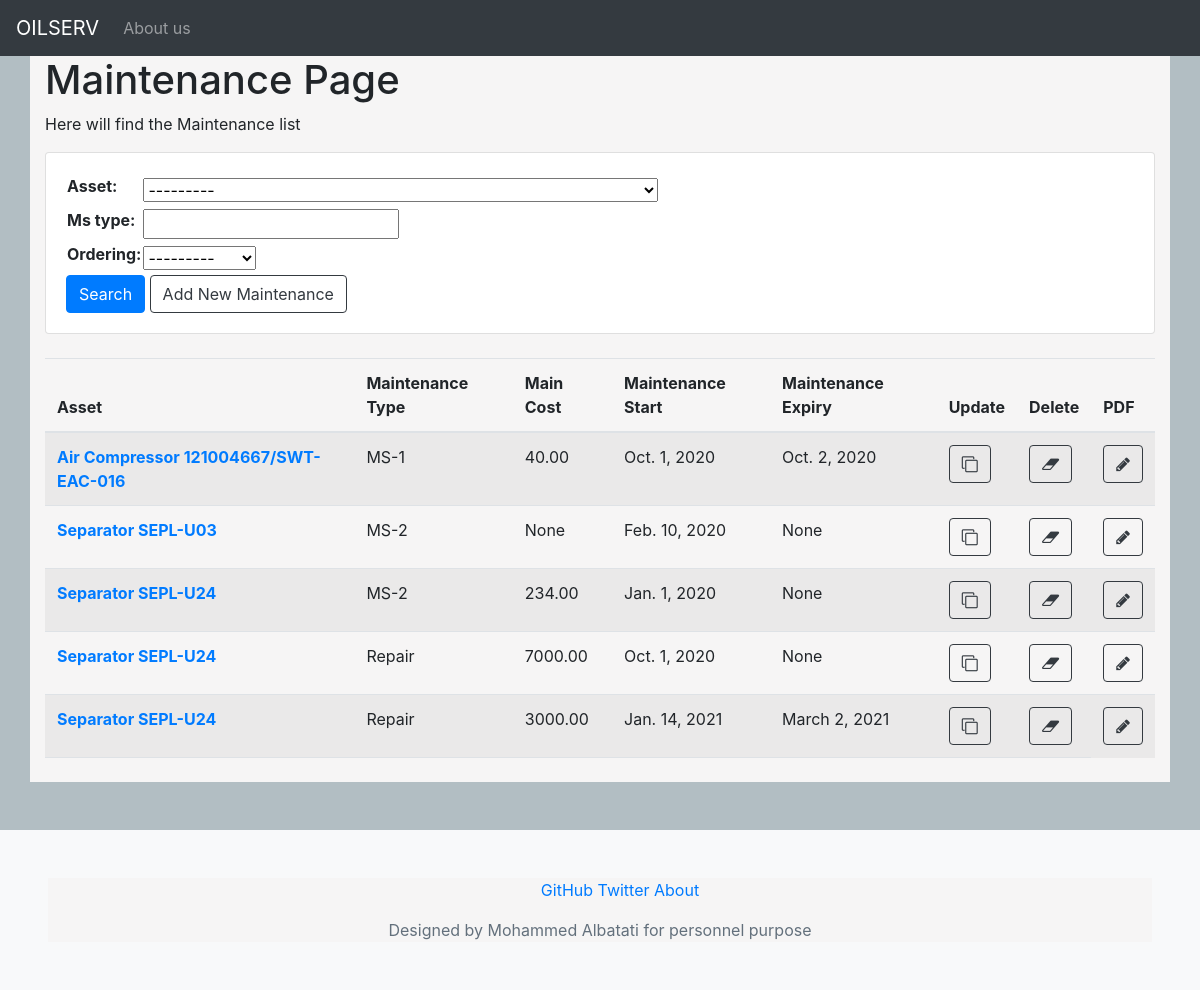
Before: /Maintenance/ with the older database file.
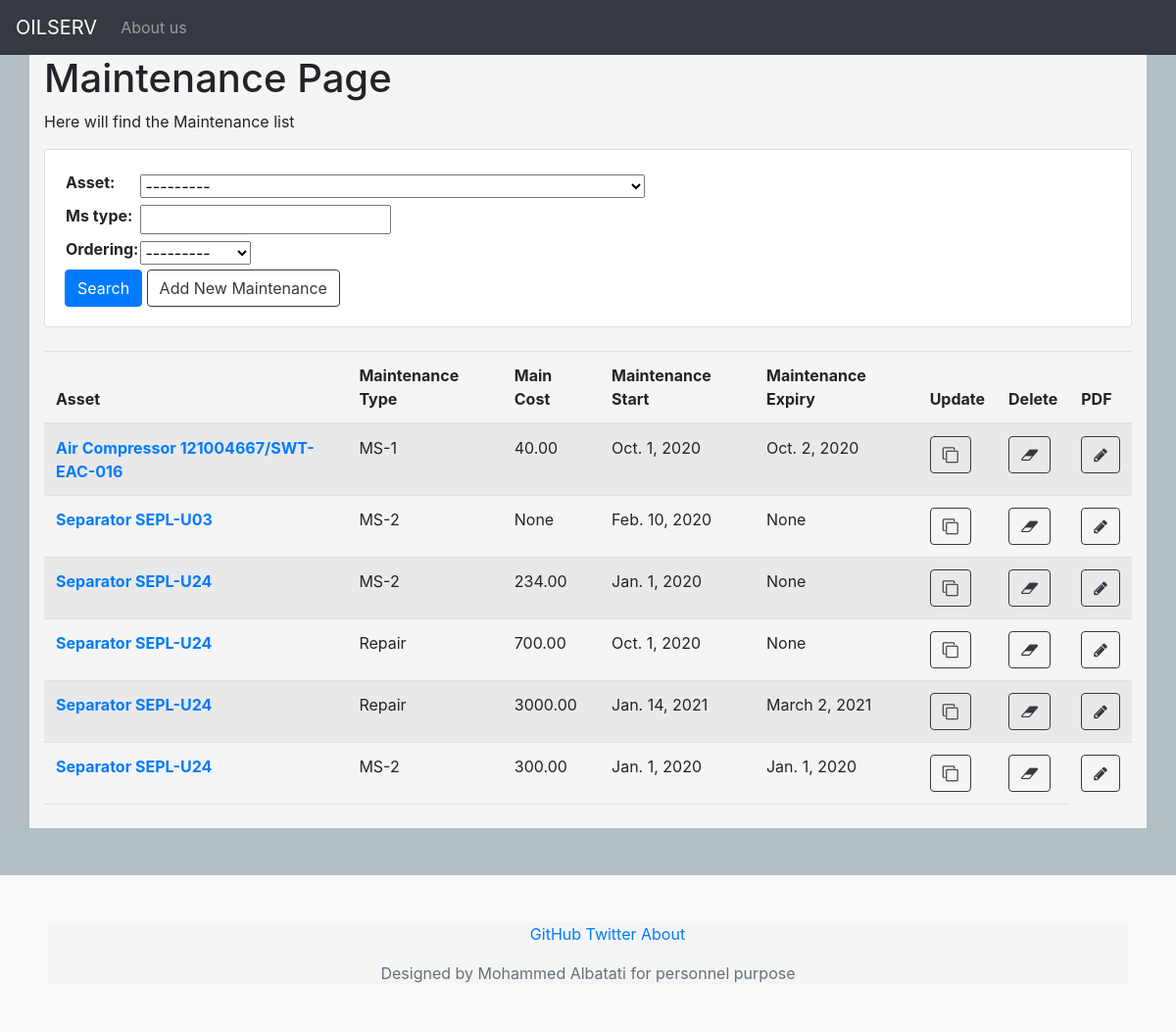
After: the same page with the newer database file.
### Maintenance/models.py (models this page shows, shortened)
class MaintenanceDB(models.Model):
    main_date_start = models.DateField( null=True)
    ms_type= models.CharField(max_length=20, null=True)
    main_date_end = models.DateField(blank=True, null=True)
    main_cost = models.DecimalField(max_digits=8, null=True,decimal_places=2,blank=True)
    expiry_date = models.DateField(blank=True, null=True)
    asset = models.ForeignKey(FAR_DB,on_delete=models.CASCADE)
    description = models.CharField(max_length=900, null=True,blank=True)

### FAR/models.py (models this page shows, shortened)
class FAR_DB(models.Model):
    asset_num = models.CharField(max_length=200,unique=True, blank=False)
    serial_num = models.CharField(max_length=200,unique=True,blank=True)
    description = models.CharField(max_length=800, null=True,blank=True)
    BU = models.CharField(max_length=4,null=True,blank=True)
    BL = models.CharField(max_length=4,null=True,blank=True)
    asset_life = models.IntegerField(null=True,blank=True)
    acquisition_cost  = models.DecimalField(max_digits=10, decimal_places=2,null=True,blank=True)
    tot_dep_value  = models.DecimalField(max_digits=10, decimal_places=2,null=True,blank=True)
    nbv  = models.DecimalField(max_digits=10, decimal_places=2,null=True,blank=True)
    acquisition_date  = models.DateField(null=True,blank=True)
    equ_type = models.CharField(max_length=200,null=True,blank=True)
    temp_location = models.CharField(max_length=200, blank=True,null=True)
    def __str__(self):
        return '%s %s'% (self.equ_type ,self.serial_num )
    class Meta:
        ordering = ['equ_type']

### Maintenance/views.py (the view)
# urls.py: path('', views.MaintenanceHomePage.as_view(), name='maintenance'),
class MaintenanceHomePage(ListView):
    template_name = 'Maintenance/maintenance_page.html'
    queryset = MaintenanceDB.objects.all()
    context_object_name = 'main_all'
    def get_context_data(self, **kwargs):
        context = super().get_context_data(**kwargs)
        context['filter'] = Maintenancefilter(self.request.GET, queryset=self.queryset)
        return context

### Maintenance/templates/Maintenance/maintenance_page.html
{% extends 'base.html' %}
{% block body_block %}
<h1>Maintenance Page</h1>
<p>Here will find the Maintenance list </p>
<div class="row">
	<div class="col">
		<div class="card card-body" >
			<form  method="GET" >
				<table>
					{{ filter.form.as_table}}
				</table>
				<button type="submit" class="btn btn-primary" >Search</button>
				<a class="btn btn-outline-dark" href="{% url 'maintenance_new' %}">Add New Maintenance</a>
			</form>
		</div>
	</div>
</div>
<br>
<table class="table table-striped">
	<thead>
		<tr>
			<th scope="col">Asset</th>
			<th scope="col">Maintenance Type</th>
			<th scope="col">Main Cost</th>
			<th scope="col">Maintenance Start</th>
			<th scope="col">Maintenance Expiry</th>
			<th scope="col">Update</th>
			<th scope="col">Delete</th>
			<th scope="col">PDF</th>
		</tr>
	</thead>
	<tbody>
		{% for fa in filter.qs %}
		<tr>
			<th scope="row"> <a href="{% url 'maintenance_detail' pk=fa.pk  %}">{{ fa.asset }}</a></th>
			<td>{{ fa.ms_type  }}</td>
			<td>{{ fa.main_cost  }}</td>
			<td>{{ fa.main_date_start }}</td>
			<td>{{ fa.main_date_end }}</td>
			<td><a href="{% url 'maintenance_update' pk=fa.pk  %}" class="btn btn-outline-dark"><span class="fa fa-clone"></a></td>
			<td><a href="{% url 'maintenance_delete' pk=fa.pk  %}"class="btn btn-outline-dark"><span class="fa fa-eraser"></a></td>
			<td><a href="{% url 'pdf_maintenance_view' pk=fa.pk  %}"class="btn btn-outline-dark"><span class="fa fa-pencil"></a></td>
		</tr>
		{% endfor %}
	</tbody>
	<tfoot>
		<tr>
			<td scope="col"></td>
			<td scope="col"></td>
			<td scope="col"></td>
			<td scope="col"></td>
			<td scope="col"></td>
			<td scope="col"></td>
			<td scope="col"></td>
		</tr>
	</tfoot>
</table >
{% endblock %}

### templates/base.html (shortened to what this page needs)
{% load static %}
<!DOCTYPE html>
<html lang="en">
	<head>
		<link rel="stylesheet" href="https://stackpath.bootstrapcdn.com/bootstrap/4.5.2/css/bootstrap.min.css">
		<link rel="stylesheet" href="https://cdnjs.cloudflare.com/ajax/libs/font-awesome/4.7.0/css/font-awesome.min.css">
		<link rel="stylesheet" href="{% static 'css/style.css' %}">
	</head>
	<body >
		<nav class="navbar navbar-expand-lg navbar-dark bg-dark" >
			<a class="navbar-brand" href="{% url 'home' %} ">OILSERV</a>
			<div class="collapse navbar-collapse" id="navbarNav">
				<ul class="navbar-nav">
					{% if user.is_authenticated   %}
					<li class="nav-item ">
						<a class="nav-link" href="{% url 'far' %}">FAR</a>
					</li>
					<li class="nav-item">
						<a class="nav-link" href="{% url 'jobs'  %}">Jobs</a>
					</li>
					<li class="nav-item">
						<a class="nav-link" href=" {% url 'maintenance'  %}">Maintenance</a>
					</li>
					<li class="nav-item">
						<a class="nav-link" href=" {% url 'employee'  %}">Employee</a>
					</li>
					{% else  %}
					<li class="nav-item">
						<a class="nav-link" href=" {% url 'about'  %}">About us</a>
					</li>
					{% endif %}
				</ul>
			</div>
		</nav>
		<div class="container" >
			{% block body_block %}
			{% endblock %}
		</div>
			<footer class="bd-footer p-3 p-md-5 mt-5 bg-light text-center text-sm-start">
				<div class="container">
					<ul class="bd-footer-links ps-0 mb-3">
						<li class="d-inline-block"><a href="https://github.com/">GitHub</a></li>
						<li class="d-inline-block ms-3"><a href="https://twitter.com">Twitter</a></li>
						<li class="d-inline-block ms-3"><a href="/docs/5.0/about/overview/">About</a></li>
					</ul>
					<p class="mb-0">Designed by Mohammed Albatati for personnel purpose </p>
				</div>
			</footer>
	</body>
</html>

### static/css/style.css (style rules this page uses)
body { background-color: #b2bec3; }
.container { background-color: #f6f5f5; }
tfoot { color: black; font-size: 1.3em; }
.bd-footer { color: #63707c; }
footer { background-color: #f8f9fa; position: relative; width: 100%; left: 0; bottom: 0; }

Changed rows visible on the page:
changed MaintenanceDB (number 4 of 6 on the later page): main_cost "7000.00" → "700.00"
added MaintenanceDB: asset "Separator SEPL-U24", ms_type "MS-2", main_cost "300.00", main_date_start "Jan. 1, 2020", main_date_end "Jan. 1, 2020"
